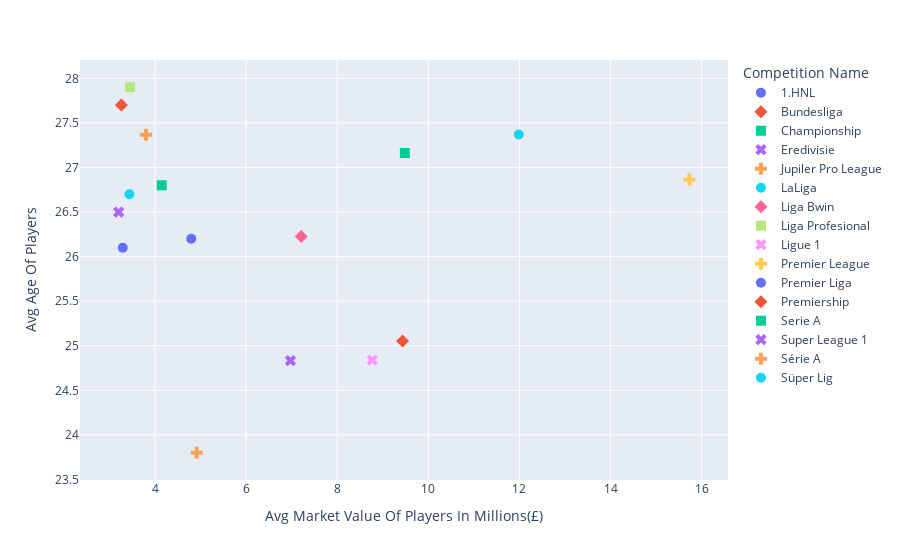

Notebook cell for this chart:
### Markdown cell above
Average age of players vs player values

### Code cell
fig = px.scatter(df2, y="Avg Age Of Players", x="Avg Market Value Of Players In Millions(£)", color="Competition Name", symbol="Competition Name")
fig.update_traces(marker_size=10)
fig.show()

### Figure 1 — Plotly figure (JSON) as saved in the notebook; plotly's stock layout.template omitted (floating-point values rounded to 4 significant figures)
{"data": [{"hovertemplate": "Competition Name=1.HNL<br>Avg Market Value Of Players In Millions(£)=%{x}<br>Avg Age Of Players=%{y}<extra></extra>", "legendgroup": "1.HNL", "marker": {"color": "#636efa", "size": 10, "symbol": "circle"}, "mode": "markers", "name": "1.HNL", "orientation": "v", "showlegend": true, "type": "scatter", "x": [3.29], "xaxis": "x", "y": [26.1], "yaxis": "y"}, {"hovertemplate": "Competition Name=Bundesliga<br>Avg Market Value Of Players In Millions(£)=%{x}<br>Avg Age Of Players=%{y}<extra></extra>", "legendgroup": "Bundesliga", "marker": {"color": "#EF553B", "size": 10, "symbol": "diamond"}, "mode": "markers", "name": "Bundesliga", "orientation": "v", "showlegend": true, "type": "scatter", "x": [9.434], "xaxis": "x", "y": [25.05], "yaxis": "y"}, {"hovertemplate": "Competition Name=Championship<br>Avg Market Value Of Players In Millions(£)=%{x}<br>Avg Age Of Players=%{y}<extra></extra>", "legendgroup": "Championship", "marker": {"color": "#00cc96", "size": 10, "symbol": "square"}, "mode": "markers", "name": "Championship", "orientation": "v", "showlegend": true, "type": "scatter", "x": [4.147], "xaxis": "x", "y": [26.8], "yaxis": "y"}, {"hovertemplate": "Competition Name=Eredivisie<br>Avg Market Value Of Players In Millions(£)=%{x}<br>Avg Age Of Players=%{y}<extra></extra>", "legendgroup": "Eredivisie", "marker": {"color": "#ab63fa", "size": 10, "symbol": "x"}, "mode": "markers", "name": "Eredivisie", "orientation": "v", "showlegend": true, "type": "scatter", "x": [6.973], "xaxis": "x", "y": [24.83], "yaxis": "y"}, {"hovertemplate": "Competition Name=Jupiler Pro League<br>Avg Market Value Of Players In Millions(£)=%{x}<br>Avg Age Of Players=%{y}<extra></extra>", "legendgroup": "Jupiler Pro League", "marker": {"color": "#FFA15A", "size": 10, "symbol": "cross"}, "mode": "markers", "name": "Jupiler Pro League", "orientation": "v", "showlegend": true, "type": "scatter", "x": [4.915], "xaxis": "x", "y": [23.8], "yaxis": "y"}, {"hovertemplate": "Competition Name=LaLiga<br>Avg Market Value Of Players In Millions(£)=%{x}<br>Avg Age Of Players=%{y}<extra></extra>", "legendgroup": "LaLiga", "marker": {"color": "#19d3f3", "size": 10, "symbol": "circle"}, "mode": "markers", "name": "LaLiga", "orientation": "v", "showlegend": true, "type": "scatter", "x": [11.99], "xaxis": "x", "y": [27.37], "yaxis": "y"}, {"hovertemplate": "Competition Name=Liga Bwin<br>Avg Market Value Of Players In Millions(£)=%{x}<br>Avg Age Of Players=%{y}<extra></extra>", "legendgroup": "Liga Bwin", "marker": {"color": "#FF6692", "size": 10, "symbol": "diamond"}, "mode": "markers", "name": "Liga Bwin", "orientation": "v", "showlegend": true, "type": "scatter", "x": [7.21], "xaxis": "x", "y": [26.23], "yaxis": "y"}, {"hovertemplate": "Competition Name=Liga Profesional<br>Avg Market Value Of Players In Millions(£)=%{x}<br>Avg Age Of Players=%{y}<extra></extra>", "legendgroup": "Liga Profesional", "marker": {"color": "#B6E880", "size": 10, "symbol": "square"}, "mode": "markers", "name": "Liga Profesional", "orientation": "v", "showlegend": true, "type": "scatter", "x": [3.45], "xaxis": "x", "y": [27.9], "yaxis": "y"}, {"hovertemplate": "Competition Name=Ligue 1<br>Avg Market Value Of Players In Millions(£)=%{x}<br>Avg Age Of Players=%{y}<extra></extra>", "legendgroup": "Ligue 1", "marker": {"color": "#FF97FF", "size": 10, "symbol": "x"}, "mode": "markers", "name": "Ligue 1", "orientation": "v", "showlegend": true, "type": "scatter", "x": [8.771], "xaxis": "x", "y": [24.84], "yaxis": "y"}, {"hovertemplate": "Competition Name=Premier League<br>Avg Market Value Of Players In Millions(£)=%{x}<br>Avg Age Of Players=%{y}<extra></extra>", "legendgroup": "Premier League", "marker": {"color": "#FECB52", "size": 10, "symbol": "cross"}, "mode": "markers", "name": "Premier League", "orientation": "v", "showlegend": true, "type": "scatter", "x": [15.73], "xaxis": "x", "y": [26.86], "yaxis": "y"}, {"hovertemplate": "Competition Name=Premier Liga<br>Avg Market Value Of Players In Millions(£)=%{x}<br>Avg Age Of Players=%{y}<extra></extra>", "legendgroup": "Premier Liga", "marker": {"color": "#636efa", "size": 10, "symbol": "circle"}, "mode": "markers", "name": "Premier Liga", "orientation": "v", "showlegend": true, "type": "scatter", "x": [4.795], "xaxis": "x", "y": [26.2], "yaxis": "y"}, {"hovertemplate": "Competition Name=Premiership<br>Avg Market Value Of Players In Millions(£)=%{x}<br>Avg Age Of Players=%{y}<extra></extra>", "legendgroup": "Premiership", "marker": {"color": "#EF553B", "size": 10, "symbol": "diamond"}, "mode": "markers", "name": "Premiership", "orientation": "v", "showlegend": true, "type": "scatter", "x": [3.26], "xaxis": "x", "y": [27.7], "yaxis": "y"}, {"hovertemplate": "Competition Name=Serie A<br>Avg Market Value Of Players In Millions(£)=%{x}<br>Avg Age Of Players=%{y}<extra></extra>", "legendgroup": "Serie A", "marker": {"color": "#00cc96", "size": 10, "symbol": "square"}, "mode": "markers", "name": "Serie A", "orientation": "v", "showlegend": true, "type": "scatter", "x": [9.484], "xaxis": "x", "y": [27.16], "yaxis": "y"}, {"hovertemplate": "Competition Name=Super League 1<br>Avg Market Value Of Players In Millions(£)=%{x}<br>Avg Age Of Players=%{y}<extra></extra>", "legendgroup": "Super League 1", "marker": {"color": "#ab63fa", "size": 10, "symbol": "x"}, "mode": "markers", "name": "Super League 1", "orientation": "v", "showlegend": true, "type": "scatter", "x": [3.2], "xaxis": "x", "y": [26.5], "yaxis": "y"}, {"hovertemplate": "Competition Name=Série A<br>Avg Market Value Of Players In Millions(£)=%{x}<br>Avg Age Of Players=%{y}<extra></extra>", "legendgroup": "Série A", "marker": {"color": "#FFA15A", "size": 10, "symbol": "cross"}, "mode": "markers", "name": "Série A", "orientation": "v", "showlegend": true, "type": "scatter", "x": [3.8], "xaxis": "x", "y": [27.37], "yaxis": "y"}, {"hovertemplate": "Competition Name=Süper Lig<br>Avg Market Value Of Players In Millions(£)=%{x}<br>Avg Age Of Players=%{y}<extra></extra>", "legendgroup": "Süper Lig", "marker": {"color": "#19d3f3", "size": 10, "symbol": "circle"}, "mode": "markers", "name": "Süper Lig", "orientation": "v", "showlegend": true, "type": "scatter", "x": [3.437], "xaxis": "x", "y": [26.7], "yaxis": "y"}], "layout": {"legend": {"title": {"text": "Competition Name"}, "tracegroupgap": 0}, "margin": {"t": 60}, "xaxis": {"anchor": "y", "domain": [0, 1], "title": {"text": "Avg Market Value Of Players In Millions(£)"}}, "yaxis": {"anchor": "x", "domain": [0, 1], "title": {"text": "Avg Age Of Players"}}}}
